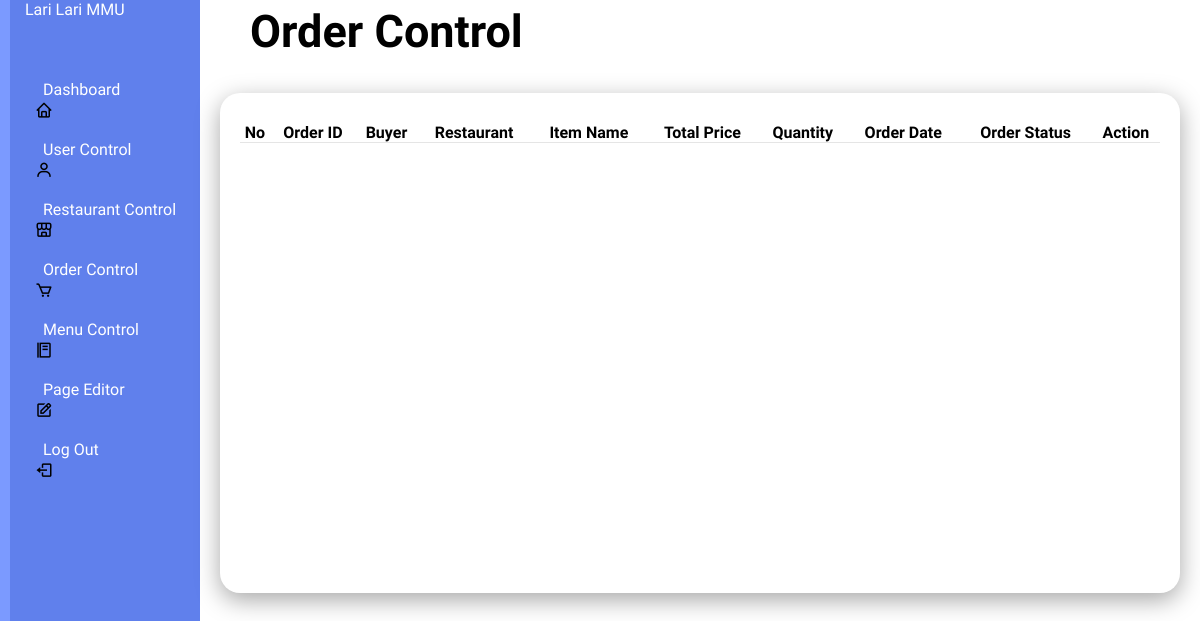
The page /ordercontrol on the database as committed earlier.
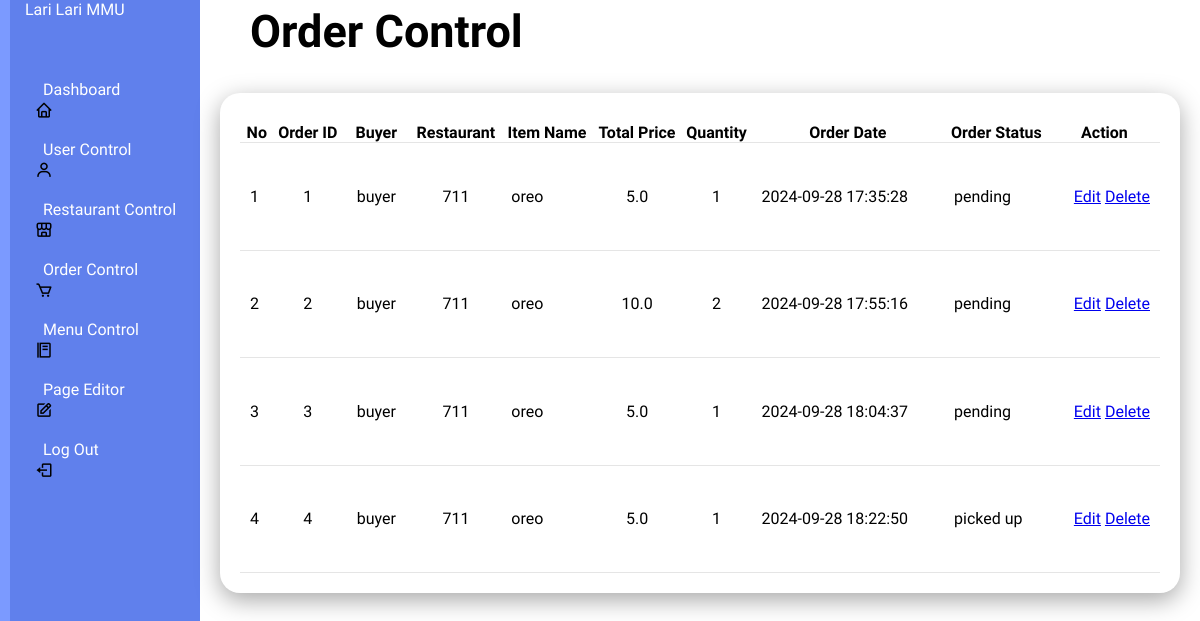
The same page on the database as committed later.
### tables this page shows
CREATE TABLE orders (
            id INTEGER PRIMARY KEY AUTOINCREMENT,
            buyer_username TEXT NOT NULL,
            restaurant_name TEXT NOT NULL,
            item_name TEXT NOT NULL,
            total_price REAL NOT NULL,
            quantity INTEGER NOT NULL,
            order_date TIMESTAMP DEFAULT CURRENT_TIMESTAMP, 
            order_status TEXT DEFAULT 'available',
            status TEXT DEFAULT 'pending',
            runner_name TEXT,
            runner_lat REAL,
            runner_lng REAL,
            delivery_address TEXT,
            delivery_lat REAL,
            delivery_lng REAL
        );

### app.py (the view)
@app.route('/ordercontrol', methods=['GET'])
def ordercontrol():
    conn = get_db_connection()
    cursor = conn.cursor()
    query = """
        SELECT id, buyer_username, restaurant_name, item_name, total_price, quantity, order_date, status
        FROM orders
    """
    cursor.execute(query)
    orders = cursor.fetchall()
    conn.close()
    return render_template('ordercontrol.html', orders=orders)

### app.py (called while the page is built)
def get_db_connection():
    con = sqlite3.connect("database.db")
    con.row_factory = sqlite3.Row
    return con

### templates/ordercontrol.html (shortened to what this page needs)
<!DOCTYPE html>
<html lang="en">
<head>
    <link rel="stylesheet" type="text/css" href="../static/style(admin2).css">
    <link rel="stylesheet" href="https://unpkg.com/boxicons@latest/css/boxicons.min.css">
        <link href="https://cdn.jsdelivr.net/npm/remixicon@4.3.0/fonts/remixicon.css" rel="stylesheet"/>
        <link rel="stylesheet" href="https://unpkg.com/aos@next/dist/aos.css" />
</head>
</head>
<body>
    <div class="admincontainer">
        <div class="navbar">
            <ul>
                <li><a href="#">Lari Lari MMU</a></li>
                <li><i class='bx bx-home'></i><a href="/admin">Dashboard</a></li>
                <li><i class='bx bx-user'></i><a href="/usercontrol">User Control</a></li>
                <li><i class='bx bx-store-alt'></i><a href="/restaurantcontrol">Restaurant Control</a></li>
                <li><i class='bx bx-cart'></i><a href="/ordercontrol">Order Control</a></li>
                <li><i class='bx bx-food-menu'></i><a href="/menucontrol">Menu Control</a></li>
                <li><i class='bx bx-edit'></i><a href="/pageEditor">Page Editor</a></li>
                <li><i class='bx bx-log-out'></i><a href="/logout">Log Out</a></li>
            </ul>
        </div>
    </div>
    <div class="admin-main">
        <div class="admin-header">
            <h2>Order Control</h2>
        </div>
        <div class="admin-table">
            <div class="table-body">
                <table>
                    <thead>
                        <tr>
                            <th>No</th>
                            <th>Order ID</th>
                            <th>Buyer</th>
                            <th>Restaurant</th>
                            <th>Item Name</th>
                            <th>Total Price</th>
                            <th>Quantity</th>
                            <th>Order Date</th>
                            <th>Order Status</th>
                            <th>Action</th>
                        </tr>
                    </thead>
                    <tbody>
                        {% for order in orders %}
                        <tr>
                            <td>{{ loop.index }}</td>
                            <td>{{ order.id }}</td>
                            <td>{{ order.buyer_username }}</td>
                            <td>{{ order.restaurant_name }}</td>
                            <td>{{ order.item_name }}</td>
                            <td>{{ order.total_price }}</td>
                            <td>{{ order.quantity }}</td>
                            <td>{{ order.order_date }}</td>
                            <td>{{ order.status }}</td>
                            <td class="actions">
                              <a href="{{ url_for('edit_order', order_id=order.id) }}">Edit</a>
                              <a href="{{ url_for('delete_order', order_id=order.id) }}" onclick="return confirm('Are you sure you want to delete this order?')">Delete</a>
                          </td>
                         </tr>
                         {% endfor %}
                     </tbody>
                 </table>
            </div>
        </div>
    </div>
</body>
</html>

### static/style(admin2).css (style rules this page uses)
* { padding: 0; margin: 0; box-sizing: border-box; font-family: "Protest Guerrilla", sans-serif; }
.admincontainer { position: relative; width: 100%; }
.navbar { position: fixed; width: 200px; height: 100%; background:#6080ec; border-left: 10px solid #7b9aff; transition: 0.5s; overflow: hidden; }
.navbar ul { position: absolute; top: 0; left: 0; width: 100%; }
.navbar ul li { display:flex; align-items: center; justify-content: center; position: relative; width: 100%; list-style: none; border-top-left-radius: 30px; border-bottom-left-radius: 30px; border-top-right-radius: 5px; border-bottom-right-radius: 5px; }
.navbar ul li:nth-child(1) { margin-bottom: 20px; pointer-events: none; }
.navbar ul li a { display: flex; align-items: center; position: relative; display: block; width: 100%; height: 60px; padding: 0 15px; text-decoration: none; color: white; }
.navbar i { position: relative; left: 25px; font-size: 18px; text-align: center; }
.admin-main { position: relative; width: calc(100% - 200px); left: 200px; min-height: 100vh; background-color: white; transition: 0.5s; }
.admin-header { position: relative; margin: 0 30px; padding: 5px 20px; justify-content: center; align-items: center; font-size: 30px; }
.admin-table { position: relative; width: 100%; padding: 20px; display: grid; width: 100%; grid-gap: 20px; margin-top: 10px; }
.admin-table .table-body { position: relative; display: grid; min-height: 500px; background: white; padding: 20px; box-shadow: 0 7px 25px rgba(0,0,0,0.35); border-radius: 20px; }
.admin-table table { width: auto; border-collapse: collapse; margin-top: 10px; }
.admin-table .table-body table tr { color: black; border-bottom: 1px solid rgba(0,0,0,0.1); }
.admin-table .table-body table tr td { padding: 10px; }
.admin-table .table-body table tr td:last-child { text-align: end; }
.admin-table .table-body table tr td:nth-child(2) { text-align: center; }
.admin-table .table-body table tr td:nth-child(3) { text-align: center; }
.admin-table .table-body table tr td:nth-child(4) { text-align: center; }
.admin-table .table-body table tr td:nth-child(6) { text-align: center; }
.admin-table .table-body table tr td:nth-child(7) { text-align: center; }

Rows that differ between the two databases and show on the page:
added orders: id "1", buyer_username "buyer", restaurant_name "711", item_name "oreo", total_price "5.0", quantity "1", order_date "2024-09-28 17:35:28", status "pending"
added orders: id "2", buyer_username "buyer", restaurant_name "711", item_name "oreo", total_price "10.0", quantity "2", order_date "2024-09-28 17:55:16", status "pending"
added orders: id "3", buyer_username "buyer", restaurant_name "711", item_name "oreo", total_price "5.0", quantity "1", order_date "2024-09-28 18:04:37", status "pending"
added orders: id "4", buyer_username "buyer", restaurant_name "711", item_name "oreo", total_price "5.0", quantity "1", order_date "2024-09-28 18:22:50", status "picked up"
